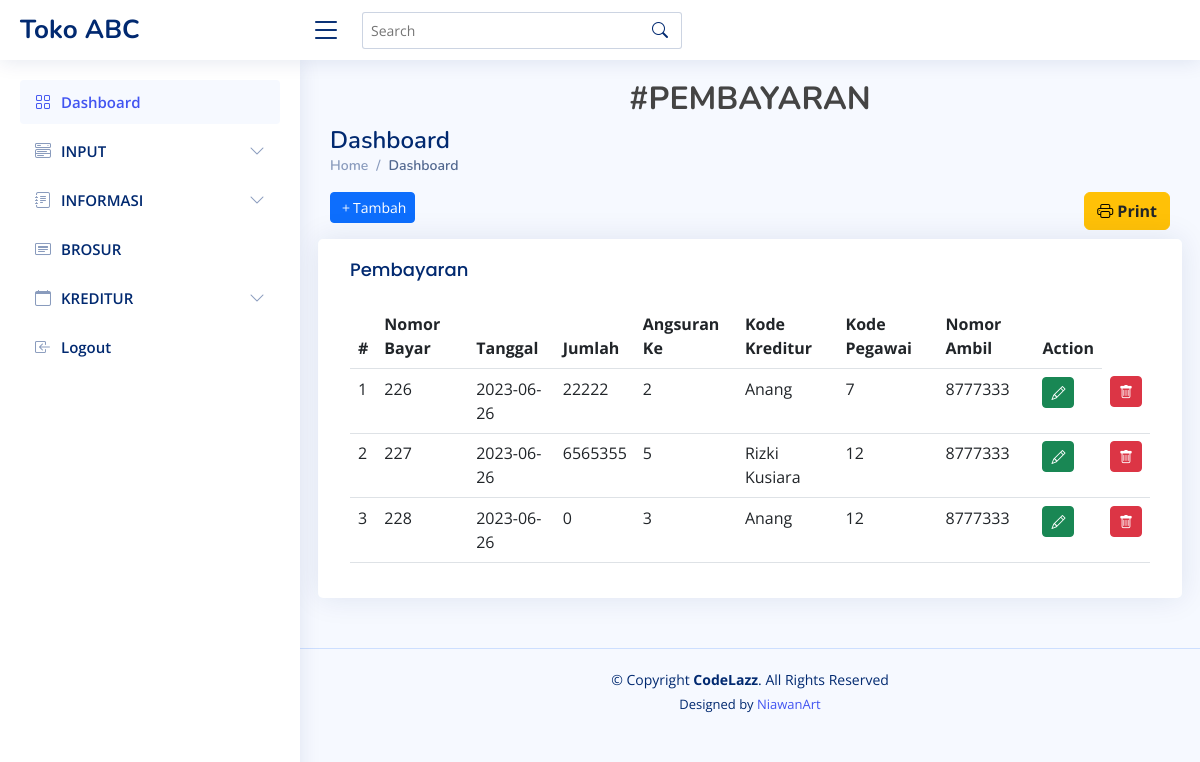
The page /index.php/pembayaran on the database its author committed.
### tables this page shows
CREATE TABLE `tb_pembayaran` (
  `NB` int(8) NOT NULL,
  `TBTP` date NOT NULL,
  `JMA` int(9) NOT NULL,
  `AA` int(2) NOT NULL,
  `NAM` int(4) NOT NULL,
  `KDP` int(5) NOT NULL,
  `NK` int(6) NOT NULL
);

CREATE TABLE `tb_pengambilan` (
  `NAM` int(4) NOT NULL,
  `TBTP` date NOT NULL,
  `JML` int(2) NOT NULL,
  `KET` varchar(10) NOT NULL,
  `NK` int(6) NOT NULL,
  `KE` int(4) NOT NULL,
  `KA` int(2) NOT NULL,
  `KUA` int(2) NOT NULL,
  `KL` int(2) NOT NULL
);

CREATE TABLE `tb_kreditur` (
  `NK` int(6) NOT NULL,
  `NMK` varchar(25) NOT NULL,
  `AK` varchar(25) NOT NULL,
  `PEKER` varchar(15) NOT NULL,
  `NO_HP` decimal(12,0) NOT NULL
);

CREATE TABLE `tb_pegawai` (
  `KDP` int(5) NOT NULL,
  `NP` varchar(25) NOT NULL,
  `AP` varchar(15) NOT NULL,
  `NO_HP` int(12) NOT NULL,
  `JK` varchar(6) NOT NULL
);

### application/controllers/Pembayaran.php (called while the page is built, shortened)
<?php
class pembayaran extends CI_Controller
{
    function __construct()
    {
        $this->load->model('model_pembayaran');
        $this->load->model('model_pengambilan');
        $this->load->model('model_pegawai');
        $this->load->model('model_kreditur');
    }
    function index()
    {
        $data['record'] = $this->model_pembayaran->getDatapembayaran();
        $this->load->view('pembayaran/lihat_data', $data);
    }
}

### index.php (called while the page is built, shortened)
<?php
require_once BASEPATH.'core/CodeIgniter.php';

### application/models/Model_pembayaran.php (called while the page is built, shortened)
<?php
class model_pembayaran extends CI_Model
{
    function getDataPembayaran()
    {
        $query = "SELECT * FROM tb_pembayaran as tp, tb_pegawai as tpeg, tb_kreditur AS tk, tb_pengambilan AS tpen
        WHERE tp.KDP = tpeg.KDP AND
              tp.NK = tk.NK AND
              tp.NAM = tpen.NAM
        ";
        return $this->db->query($query);
    }
}

### application/views/pembayaran/lihat_data.php (the view, shortened to what this page needs)
<!DOCTYPE html>
<html lang="en">
<head>
  <link href="<?= base_url() ?>assets/vendor/bootstrap/css/bootstrap.min.css" rel="stylesheet">
  <link href="<?= base_url() ?>assets/vendor/bootstrap-icons/bootstrap-icons.css" rel="stylesheet">
  <link href="<?= base_url() ?>assets/vendor/boxicons/css/boxicons.min.css" rel="stylesheet">
  <link href="<?= base_url() ?>assets/vendor/quill/quill.snow.css" rel="stylesheet">
  <link href="<?= base_url() ?>assets/vendor/quill/quill.bubble.css" rel="stylesheet">
  <link href="<?= base_url() ?>assets/vendor/remixicon/remixicon.css" rel="stylesheet">
  <link href="<?= base_url() ?>assets/vendor/simple-datatables/style.css" rel="stylesheet">
  <link href="<?= base_url() ?>assets/css/style.css" rel="stylesheet">
</head>
<body>
  <header id="header" class="header fixed-top d-flex align-items-center">
    <div class="d-flex align-items-center justify-content-between">
      <a href="index.html" class="logo d-flex align-items-center">
        <span class="d-none d-lg-block">Toko ABC</span>
      </a>
      <i class="bi bi-list toggle-sidebar-btn"></i>
    </div>
    <div class="search-bar">
      <form class="search-form d-flex align-items-center" method="POST" action="#">
        <input type="text" name="query" placeholder="Search" title="Enter search keyword">
        <button type="submit" title="Search"><i class="bi bi-search"></i></button>
      </form>
    </div>
  </header>
  <aside id="sidebar" class="sidebar">
    <ul class="sidebar-nav" id="sidebar-nav">
      <li class="nav-item">
        <a class="nav-link " href="<?= base_url() ?>">
          <i class="bi bi-grid"></i>
          <span>Dashboard</span>
        </a>
      </li>
      <li class="nav-item">
        <a class="nav-link collapsed" data-bs-target="#components-nav" data-bs-toggle="collapse" href="#">
          <i class="bi bi-menu-button-wide"></i><span>INPUT</span><i class="bi bi-chevron-down ms-auto"></i>
        </a>
      </li>
      <li class="nav-item">
        <a class="nav-link collapsed" data-bs-target="#forms-nav" data-bs-toggle="collapse" href="#">
          <i class="bi bi-journal-text"></i><span>INFORMASI</span><i class="bi bi-chevron-down ms-auto"></i>
        </a>
      </li>
      <li class="nav-item">
        <a class="nav-link collapsed" href="<?php echo site_url('elektronik/brosur') ?>">
          <i class="bi bi-card-heading"></i>
          <span>BROSUR</span>
        </a>
      </li>
      <li class="nav-item">
        <a class="nav-link collapsed" data-bs-target="#icons-nav" data-bs-toggle="collapse" href="#">
          <i class="bi bi-calendar"></i><span>KREDITUR</span><i class="bi bi-chevron-down ms-auto"></i>
        </a>
      <li class="nav-item">
        <a class="nav-link collapsed" href="<?php echo site_url('auth/logout') ?>">
          <i class="bi bi-box-arrow-in-left"></i>
          <span>Logout</span>
        </a>
      </li>
  </aside>
  <main id="main" class="main">
    <div class="pagetitle">
      <h2 class="text-center fw-bold">#PEMBAYARAN</h2>
      <h1>Dashboard</h1>
      <nav>
        <ol class="breadcrumb">
          <li class="breadcrumb-item"><a href="<?php echo base_url() ?>">Home</a></li>
          <li class="breadcrumb-item active">Dashboard</li>
        </ol>
      </nav>
    </div>
    <button class="btn float-end btn-warning bi bi-printer fw-bold " onclick="window.print();">
      <?php echo anchor('pembayaran/cetak', 'Print', array('class' => 'text-dark btn-sm')); ?>
    </button>
    <?php echo anchor('pembayaran/tambah', 'Tambah', array('class' => ' btn btn-primary mb-3 bi bi-plus btn-sm')); ?>
    <section class="section dashboard">
      <div class="row">
        <div class="col-lg-12">
          <div class="row">
            <div class="card">
              <div class="card-body">
                <h5 class="card-title">Pembayaran</h5>
                <table class="table">
                  <thead>
                    <tr>
                      <th scope="col">#</th>
                      <th scope="col">Nomor Bayar</th>
                      <th scope="col">Tanggal</th>
                      <th scope="col">Jumlah</th>
                      <th scope="col">Angsuran Ke</th>
                      <th scope="col">Kode Kreditur</th>
                      <th scope="col">Kode Pegawai</th>
                      <th scope="col">Nomor Ambil</th>
                      <th scope="col" class="text-center">Action</th>
                    </tr>
                  </thead>
                  <tbody>
                    <?php
                    $no = 1;
                    foreach ($record->result() as $r) {
                      echo "<tr>
            <td>$no</td>
            <td>$r->NB</td>
            <td scope=row>$r->TBTP</td>
            <td scope=row>$r->JMA</td>
            <td scope=row>$r->AA</td>
            <td scope=row>$r->NMK</td>
            <td scope=row>$r->KDP</td>
            <td scope=row>$r->NAM</td>
            <td width='2'>" . anchor('pembayaran/edit/' . $r->NAM, '<i class="bi bi-pencil"></i>', array('class' => 'btn btn-success btn-sm')) . "</td>
            <td width='20'>" . anchor('pembayaran/delete/' . $r->NAM, '<i class="bi bi-trash"></i>', array('class' => 'btn btn-danger btn-sm')) . "</td>
            <tr>";
                      $no++;
                    } ?>
                  </tbody>
                </table>
              </div>
            </div>
          </div>
        </div>
    </section>
  </main>
  <footer id="footer" class="footer">
    <div class="copyright">
      &copy; Copyright <strong><span>CodeLazz</span></strong>. All Rights Reserved
    </div>
    <div class="credits">
      Designed by <a href="https://github.com/niawanart">NiawanArt</a>
    </div>
  </footer>
</body>
</html>

### assets/css/style.css (style rules this page uses)
:root { scroll-behavior: smooth; }
body { font-family: "Open Sans", sans-serif; background: #f6f9ff; color: #444444; }
a { color: #4154f1; text-decoration: none; }
h1, h2, h3, h4, h5, h6 { font-family: "Nunito", sans-serif; }
#main { margin-top: 60px; padding: 20px 30px; transition: all 0.3s; }
.pagetitle { margin-bottom: 10px; }
.pagetitle h1 { font-size: 24px; margin-bottom: 0; font-weight: 600; color: #012970; }
.card { margin-bottom: 30px; border: none; border-radius: 5px; box-shadow: 0px 0 30px rgba(1, 41, 112, 0.1); }
.card-title { padding: 20px 0 15px 0; font-size: 18px; font-weight: 500; color: #012970; font-family: "Poppins", sans-serif; }
.card-body { padding: 0 20px 20px 20px; }
.breadcrumb { font-size: 14px; font-family: "Nunito", sans-serif; color: #899bbd; font-weight: 600; }
.breadcrumb a { color: #899bbd; transition: 0.3s; }
.breadcrumb .breadcrumb-item::before { color: #899bbd; }
.breadcrumb .active { color: #51678f; font-weight: 600; }
.logo { line-height: 1; }
@media (min-width: 1200px) { .logo { width: 280px; } }
.logo span { font-size: 26px; font-weight: 700; color: #012970; font-family: "Nunito", sans-serif; }
.header { transition: all 0.5s; z-index: 997; height: 60px; box-shadow: 0px 2px 20px rgba(1, 41, 112, 0.1); background-color: #fff; padding-left: 20px; }
.header .toggle-sidebar-btn { font-size: 32px; padding-left: 10px; cursor: pointer; color: #012970; }
.header .search-bar { min-width: 360px; padding: 0 20px; }
.header .search-form { width: 100%; }
.header .search-form input { border: 0; font-size: 14px; color: #012970; border: 1px solid rgba(1, 41, 112, 0.2); padding: 7px 38px 7px 8px; border-radius: 3px; transition: 0.3s; width: 100%; }
.header .search-form button { border: 0; padding: 0; margin-left: -30px; background: none; }
.header .search-form button i { color: #012970; }
.sidebar { position: fixed; top: 60px; left: 0; bottom: 0; width: 300px; z-index: 996; transition: all 0.3s; padding: 20px; overflow-y: auto; scrollbar-width: thin; scrollbar-color: #aab7cf transparent; box-shadow: 0px 0px 20px rgba(1, 41, 112, 0.1); background-color: #fff; }
@media (min-width: 1200px) { #main, #footer { margin-left: 300px; } }
.sidebar-nav { padding: 0; margin: 0; list-style: none; }
.sidebar-nav li { padding: 0; margin: 0; list-style: none; }
.sidebar-nav .nav-item { margin-bottom: 5px; }
.sidebar-nav .nav-link { display: flex; align-items: center; font-size: 15px; font-weight: 600; color: #4154f1; transition: 0.3; background: #f6f9ff; padding: 10px 15px; border-radius: 4px; }
.sidebar-nav .nav-link i { font-size: 16px; margin-right: 10px; color: #4154f1; }
.sidebar-nav .nav-link.collapsed { color: #012970; background: #fff; }
.sidebar-nav .nav-link.collapsed i { color: #899bbd; }
.sidebar-nav .nav-link .bi-chevron-down { margin-right: 0; transition: transform 0.2s ease-in-out; }
.footer { padding: 20px 0; font-size: 14px; transition: all 0.3s; border-top: 1px solid #cddfff; }
.footer .copyright { text-align: center; color: #012970; }
.footer .credits { padding-top: 5px; text-align: center; font-size: 13px; color: #012970; }

### rows shown on the page
tb_pembayaran: NB "226", tb_pengambilan.TBTP "2023-06-26", JMA "22222", AA "2", tb_kreditur.NMK "Anang", tb_pegawai.KDP "7", tb_pengambilan.NAM "8777333"
tb_pembayaran: NB "227", tb_pengambilan.TBTP "2023-06-26", JMA "6565355", AA "5", tb_kreditur.NMK "Rizki Kusiara", tb_pegawai.KDP "12", tb_pengambilan.NAM "8777333"
tb_pembayaran: NB "228", tb_pengambilan.TBTP "2023-06-26", JMA "0", AA "3", tb_kreditur.NMK "Anang", tb_pegawai.KDP "12", tb_pengambilan.NAM "8777333"
